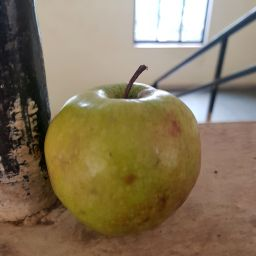
#> input picture backend/samples/apple.jpg, 256 x 256 px; its folder holds only this picture in this run
$ python -i image_model.py   (imports and definitions only)
#> lines starting #> are read from the running program, lines starting #| are printed output that depends on the picture
#> further down, picture is the input picture: PIL image 256x256 RGB; mean R, G, B 134.6, 118.3, 92.5
from pathlib import Path
from PIL import Image
import numpy as np
import joblib
from sklearn.ensemble import RandomForestClassifier
from sklearn.model_selection import train_test_split
from sklearn.metrics import classification_report

PROJECT_ROOT = Path(__file__).resolve().parents[2]
DATASET_DIR = PROJECT_ROOT / "Freshness44"
MODEL_PATH = PROJECT_ROOT / "data" / "image_model.joblib"
VALID_EXTENSIONS = {".jpg", ".jpeg", ".png", ".bmp"}


def extract_image_features(image: Image.Image, target_size=(128, 128), bins=16) -> np.ndarray:
#> called with target_size = (128, 128), bins = 16
    image = image.resize(target_size)
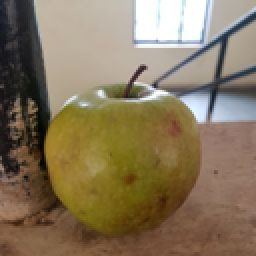
#> image: PIL image 128x128 RGB (shown 2 times larger); mean R, G, B 134.6, 118.3, 92.5
    image = image.convert("RGB")
    arr = np.array(image)
    features = []
    for channel in range(3):
        hist, _ = np.histogram(arr[:, :, channel], bins=bins, range=(0, 255))
        hist = hist.astype(np.float32)
        if hist.sum() > 0:
            hist /= hist.sum()
        features.extend(hist.tolist())
#> after the loop, features = 48 values, max 0.165 at index 8, min 0.0036 at index 0, mean 0.0625

    mean_rgb = arr.mean(axis=(0, 1)).astype(np.float32) / 255.0
#> mean_rgb = [0.528, 0.464, 0.363]
    std_rgb = arr.std(axis=(0, 1)).astype(np.float32) / 255.0
#> std_rgb = [0.2, 0.213, 0.255]
    features.extend(mean_rgb.tolist())
    features.extend(std_rgb.tolist())
    return np.array(features, dtype=np.float32)


# [72 lines left out: functions label_from_path, load_dataset, train_image_model, load_image_model, predict_image, not called in this run]

>>> from PIL import Image
>>> picture = Image.open('../../backend/samples/apple.jpg')
>>> result = extract_image_features(picture)
#> result = 54 values, max 0.528 at index 48, min 0.0036 at index 0, mean 0.093

$ run again, on backend/samples/freshCarrot (197).jpg
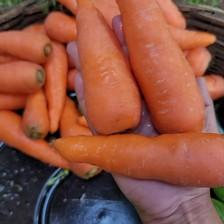
#> input picture backend/samples/freshCarrot (197).jpg, 224 x 224 px
#> picture is the input picture: PIL image 224x224 RGB; mean R, G, B 143, 82.5, 66
#> in extract_image_features, `image = image.resize(target_size)`:
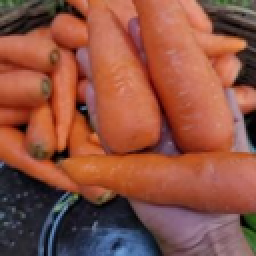
#> image: PIL image 128x128 RGB (shown 2 times larger); mean R, G, B 143, 82.5, 66
#> after the loop in extract_image_features, `for channel in range(3):`: features = 48 values, max 0.202 at index 34, min 0 at index 15, mean 0.0625
#> mean_rgb = [0.561, 0.324, 0.259]
#> std_rgb = [0.244, 0.135, 0.132]
#> result = 54 values, max 0.561 at index 48, min 0 at index 15, mean 0.0862
